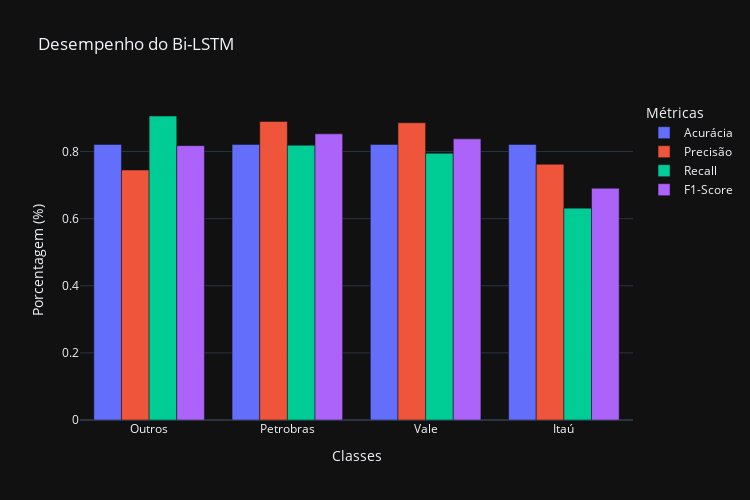

Notebook code for this chart:
### Code cell
print(classification_report(y_test, y_pred))
print(classification_report(y_test, y_pred))
show_average_metrics(y_test,y_pred, 'Bi-LSTM')
show_graph_metrics(y_test, y_pred, 'Bi-LSTM')
cm = confusion_matrix(y_true=y_test, y_pred=y_pred)
show_confusion_matrix(cm)
display(viewPredictedRows(X_test, y_test, y_pred))

### Figure 1 — Plotly figure (JSON) as saved in the notebook; plotly's stock layout.template omitted (floating-point values rounded to 4 significant figures)
{"data": [{"alignmentgroup": "True", "hovertemplate": "Métricas=Acurácia<br>Classes=%{x}<br>Porcentagem (%)=%{y}<extra></extra>", "legendgroup": "Acurácia", "marker": {"color": "#636efa", "pattern": {"shape": ""}}, "name": "Acurácia", "offsetgroup": "Acurácia", "orientation": "v", "showlegend": true, "textposition": "auto", "x": ["Outros", "Petrobras", "Vale", "Itaú"], "xaxis": "x", "y": [0.8213, 0.8213, 0.8213, 0.8213], "yaxis": "y", "type": "bar"}, {"alignmentgroup": "True", "hovertemplate": "Métricas=Precisão<br>Classes=%{x}<br>Porcentagem (%)=%{y}<extra></extra>", "legendgroup": "Precisão", "marker": {"color": "#EF553B", "pattern": {"shape": ""}}, "name": "Precisão", "offsetgroup": "Precisão", "orientation": "v", "showlegend": true, "textposition": "auto", "x": ["Outros", "Petrobras", "Vale", "Itaú"], "xaxis": "x", "y": [0.745, 0.8896, 0.8857, 0.7622], "yaxis": "y", "type": "bar"}, {"alignmentgroup": "True", "hovertemplate": "Métricas=Recall<br>Classes=%{x}<br>Porcentagem (%)=%{y}<extra></extra>", "legendgroup": "Recall", "marker": {"color": "#00cc96", "pattern": {"shape": ""}}, "name": "Recall", "offsetgroup": "Recall", "orientation": "v", "showlegend": true, "textposition": "auto", "x": ["Outros", "Petrobras", "Vale", "Itaú"], "xaxis": "x", "y": [0.9059, 0.8189, 0.7949, 0.6313], "yaxis": "y", "type": "bar"}, {"alignmentgroup": "True", "hovertemplate": "Métricas=F1-Score<br>Classes=%{x}<br>Porcentagem (%)=%{y}<extra></extra>", "legendgroup": "F1-Score", "marker": {"color": "#ab63fa", "pattern": {"shape": ""}}, "name": "F1-Score", "offsetgroup": "F1-Score", "orientation": "v", "showlegend": true, "textposition": "auto", "x": ["Outros", "Petrobras", "Vale", "Itaú"], "xaxis": "x", "y": [0.8176, 0.8528, 0.8378, 0.6906], "yaxis": "y", "type": "bar"}], "layout": {"xaxis": {"anchor": "y", "domain": [0.0, 1.0], "title": {"text": "Classes"}}, "yaxis": {"anchor": "x", "domain": [0.0, 1.0], "title": {"text": "Porcentagem (%)"}}, "legend": {"title": {"text": "Métricas"}, "tracegroupgap": 0}, "title": {"text": "Desempenho do Bi-LSTM"}, "barmode": "group", "height": 500, "width": 750}}
